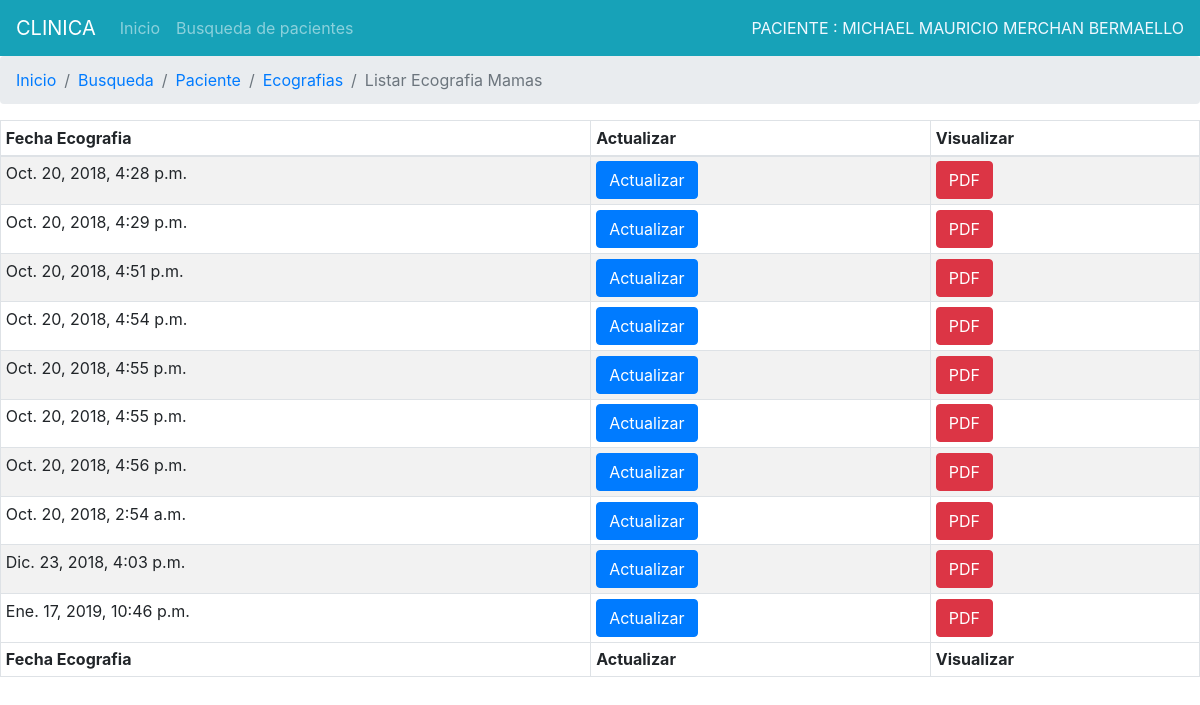
The app's page /registros/ecomama/listar/1 with its own data.
### Registros/models.py (models this page shows, shortened)
class Paciente(models.Model):
	cedula=models.CharField(max_length=13,unique=True,verbose_name='Cedula de indentidad')
	nombre1=models.CharField(max_length=50,verbose_name='Primer nombre')
	nombre2=models.CharField(max_length=50,verbose_name='Segundo nombre')
	apellPadre=models.CharField(max_length=50,verbose_name='Apellido paterno')
	apellMadre=models.CharField(max_length=50,verbose_name='Apellido materno')
	sexo=models.CharField(max_length=2,choices=(('F', 'Femenino'),('M', 'Masculino'),))
	direccion=models.CharField(max_length=100,verbose_name='DIRECCION DOMICILIARIA')
	fechNacimiento=models.DateField('fecha de naciemiento',default=timezone.now)
	lugarNacimiento=models.CharField(max_length=100,verbose_name='LUGAR DE NACIMIENTO')
	nacionalidad=models.CharField(max_length=100,verbose_name='NACIONALIDAD')
	grupoCultural=models.CharField(max_length=100,verbose_name='GRUPO CULTURAL')
	estadoCivil=models.CharField(max_length=3,choices=(('SOL', 'Soltero'),('CAS', 'Casado'),('DIV', 'Divorciado'),('VIU', 'Viudo'),('UNL', 'Unión libre')))
	instruccion=models.CharField(max_length=100,verbose_name='INSTRUCION EDUCATIVA')
	ocupacion=models.CharField(max_length=100,verbose_name='OCUPACION')
	empresa=models.CharField(max_length=100,verbose_name='EMPRESA')
	tipo_sangre=models.CharField(max_length=100,verbose_name='TIPO DE SANGRE')
	tipo_seguro=models.CharField(max_length=100,verbose_name='TIPO DE SEGURIDAD')
	telefono=models.CharField(max_length=9,verbose_name='Telefono del paciente')
	celular=models.CharField(max_length=10,verbose_name='Celular del paciente')
	correo=models.EmailField(verbose_name='Correo del paciente')
	pariente=models.CharField(max_length=100,verbose_name='NOMBRE PARIENTE')
	parentesco=models.CharField(max_length=100,verbose_name='Parentesco')
	telefono_pariente=models.CharField(max_length=9,verbose_name='Telefono del pariente')
	celular_pariente=models.CharField(max_length=10,verbose_name='Celular del referido')
	foto=models.ImageField(upload_to='fotos', null=True,blank=True)
	fech_creado=models.DateTimeField(auto_now_add=True,verbose_name='Fecha de admision')
	fech_actualizado=models.DateTimeField(auto_now=True,verbose_name='FECHA DE ACTUALIZACION')
	def __str__(self):
		return self.apellPadre+' '+self.apellMadre+' '+self.nombre1+' '+self.nombre2

class analisisMamas(models.Model):
	paciente = models.ForeignKey(Paciente, on_delete=models.CASCADE,verbose_name='PACIENTE')
	tegGlandularizq=models.CharField(max_length=20,choices=(('HOMOGENEO', 'Homogéneo'),('HETEROGENEO', 'Heterogéneo')))
	infotegGlandularizq=models.CharField(max_length=100)
	tegGlandularder=models.CharField(max_length=20,choices=(('HOMOGENEO', 'Homogéneo'),('HETEROGENEO', 'Heterogéneo')))
	infotegGlandularder=models.CharField(max_length=100)
	bordesizq=models.CharField(max_length=20,choices=(('REGULAR', 'Regulares'),('IRREGULAR', 'Irregulares')))
	bordesder=models.CharField(max_length=20,choices=(('REGULAR', 'Regulares'),('IRREGULAR', 'Irregulares')))
	ecogenidadizq=models.CharField(max_length=20,choices=(('NORMAL', 'Normal'),('DISMINUIDA', 'Disminuida'),('AUMENTADA', 'Aumentada')))
	ecogenidadder=models.CharField(max_length=20,choices=(('NORMAL', 'Normal'),('DISMINUIDA', 'Disminuida'),('AUMENTADA', 'Aumentada')))
	tejGrasoizq=models.CharField(max_length=20,choices=(('BUENA', 'Buena Cantidad'),('POCA', 'Poca Cantidad')))
	tejGrasoder=models.CharField(max_length=20,choices=(('BUENA', 'Buena Cantidad'),('POCA', 'Poca Cantidad')))
	imgExpansivasizq=models.CharField(max_length=20,choices=(('NO', 'No'),('QUISTICA', 'Quísticas'),('SOLIDA', 'Sólidas')))
	imgExpansivasder=models.CharField(max_length=20,choices=(('NO', 'No'),('QUISTICA', 'Quísticas'),('SOLIDA', 'Sólidas')))
	horarioizq=models.CharField(max_length=400,verbose_name='HORARIO')
	horarioder=models.CharField(max_length=400,verbose_name='HORARIO')
	descripcionizq=models.CharField(max_length=500,verbose_name='DESCRIPCION')
	descripcionder=models.CharField(max_length=500,verbose_name='DESCRIPCION')
	observaciones=models.CharField(max_length=500,verbose_name='OBSERBACIONES')
	presuncion=models.CharField(max_length=800,verbose_name='PRESIÓN DIAGNÓSTICA')
	fech_analisismamas=models.DateTimeField(auto_now_add=True,verbose_name='FECHA DE ADMISION')
	fech_actualizado=models.DateTimeField(auto_now=True,verbose_name='FECHA DE ACTUALIZACION')
	encargado = models.CharField(max_length=30,verbose_name='ENCARGADO',blank=True,null=True)

### Registros/views.py (the view)
# urls.py: path('ecomama/listar/<pk>', views.Listecomamas.as_view(),name='listar_ecomama'),
class Listecomamas(DetailView):
    model = Paciente
    template_name='registros/listar_ecos/listar_ecomamas.html'
    def get_context_data(self, **kwargs):
        context = super().get_context_data(**kwargs)
        parametro = self.kwargs.get('pk',None)
        analisis = analisisMamas.objects.filter(paciente__id=parametro)
        context['analisis']=analisis
        print(context)
        return context

### Registros/templates/registros/listar_ecos/listar_ecomamas.html (shortened to what this page needs)
{%extends "registros/base_listar.html"%}
{% block tipoeco %}
<li class="breadcrumb-item"><a href="{% url 'registros:ecografia' ident=paciente.pk %}">Ecografias</a></li>
<li class="breadcrumb-item active" aria-current="page">Listar Ecografia Mamas</li>
{% endblock %}
{% block content %}
<table id="dtDynamicVerticalScrollExample" class="table table-striped table-bordered table-sm" cellspacing="0" width="100%">
    <thead>
      <tr>
        <th class="th-sm">Fecha Ecografia
        </th>
        <th class="th-sm">Actualizar
        </th>
        <th class="th-sm">Visualizar
            </th>
      </tr>
    </thead>
    <tbody>
        {% for list in analisis %}
        <tr>
            <td>{{list.fech_analisismamas}}</td>
            <td><a class="btn btn-primary" href="#">Actualizar</a></td>
            <td><a class="btn btn-danger" href="#">PDF</a></td>
        </tr>
        {%endfor%}
    </tbody>
    <tfoot>
        <tr>
            <th>Fecha Ecografia</th>
            <th>Actualizar</th>
            <th>Visualizar</th>
        </tr>
    </tfoot>
  </table>
{% endblock %}

### Registros/templates/registros/base_listar.html (shortened to what this page needs)
{% extends 'registros/base.html' %}
{% load crispy_forms_tags %}
{% block principal %}
<li class="nav-item">
  <a class="nav-link" href="{% url 'registros:index'%}">Inicio</a>
</li>
<li class="nav-item">
  <a class="nav-link" href="{% url 'registros:buscar'%}">Busqueda de pacientes</a>
</li>
{% endblock %}
{%block derecha%}
<div style="color:aliceblue">PACIENTE : {{paciente.nombre1}}&nbsp{{paciente.nombre2}}&nbsp{{paciente.apellPadre}}&nbsp{{paciente.apellMadre}}
</div>
{%endblock%}
{% block lista %}
<li class="breadcrumb-item"><a href="{% url 'registros:index'%}">Inicio</a></li>
<li class="breadcrumb-item"><a href="{% url 'registros:buscar'%}">Busqueda</a></li>
<li class="breadcrumb-item"><a href="{% url 'registros:paciente' ident=paciente.pk %}">Paciente</a></li>
{% block tipoeco %}{% endblock %}
{% endblock %}

### records on screen
Paciente: nombre1 "MICHAEL", nombre2 "MAURICIO", apellPadre "MERCHAN", apellMadre "BERMAELLO"
analisisMamas: fech_analisismamas "Oct. 20, 2018, 4:28 p.m."
analisisMamas: fech_analisismamas "Oct. 20, 2018, 4:29 p.m."
analisisMamas: fech_analisismamas "Oct. 20, 2018, 4:51 p.m."
analisisMamas: fech_analisismamas "Oct. 20, 2018, 4:54 p.m."
analisisMamas: fech_analisismamas "Oct. 20, 2018, 4:55 p.m."
analisisMamas: fech_analisismamas "Oct. 20, 2018, 4:55 p.m."
analisisMamas: fech_analisismamas "Oct. 20, 2018, 4:56 p.m."
analisisMamas: fech_analisismamas "Oct. 20, 2018, 2:54 a.m."
analisisMamas: fech_analisismamas "Dic. 23, 2018, 4:03 p.m."
analisisMamas: fech_analisismamas "Ene. 17, 2019, 10:46 p.m."
